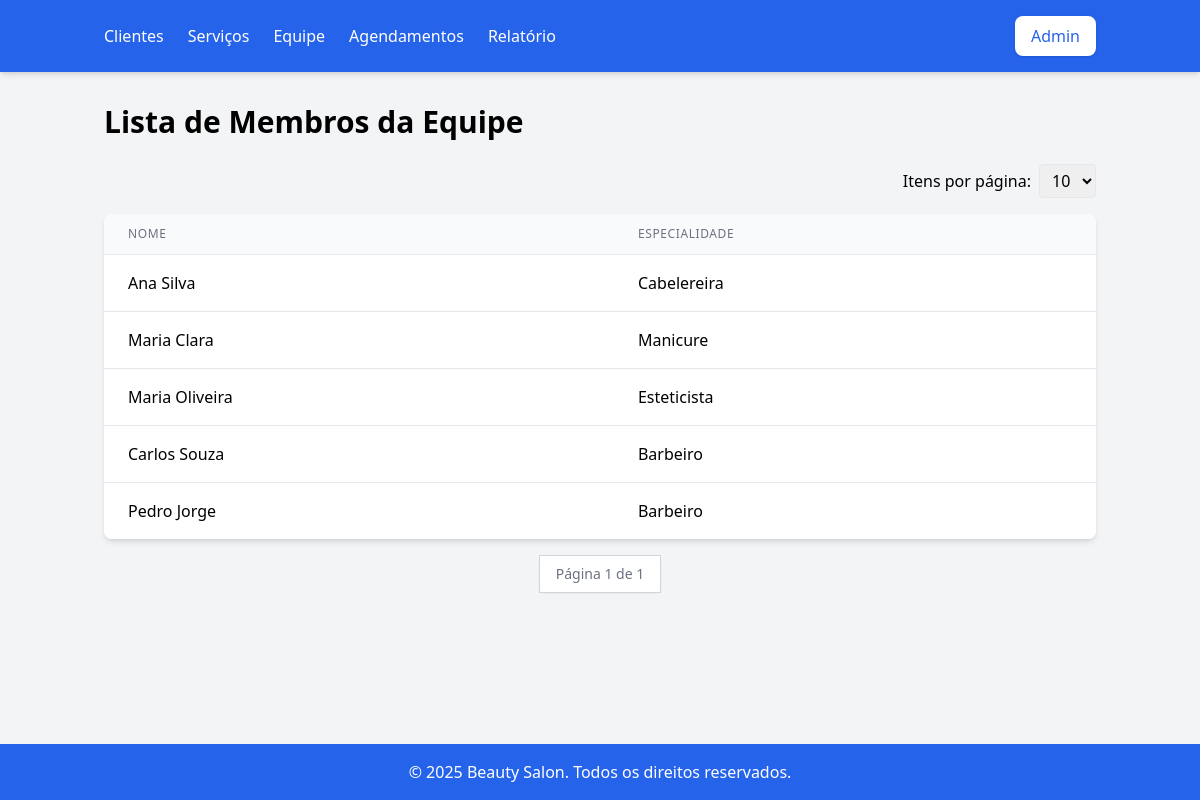
The app's page /salon/team/ with its own data.
### salon/models.py (models this page shows, shortened)
class TeamMember(models.Model):
    name = models.CharField(max_length=100)
    specialty = models.CharField(max_length=100, blank=True)

### salon/views.py (the view)
# urls.py: path('team/', views.team_list, name='team_list'),
def team_list(request):
    team_members = TeamMember.objects.all()
    page_obj, page_size = paginate_queryset(request, team_members)
    return render(request, 'team_list.html', {'page_obj': page_obj, 'page_size': page_size})

### salon/views.py (called while the page is built)
def paginate_queryset(request, queryset, default_page_size=10):
    page_size = request.GET.get('page_size', default_page_size)
    try:
        page_size = int(page_size)
    except ValueError:
        page_size = default_page_size
    if page_size not in [10, 20, 50]:
        page_size = default_page_size
    paginator = Paginator(queryset, page_size)
    page_number = request.GET.get('page')
    page_obj = paginator.get_page(page_number)
    return page_obj, page_size

### salon/templates/team_list.html (shortened to what this page needs)
{% extends 'base.html' %}
{% block content %}
<h1 class="text-3xl font-bold mb-6 text-center md:text-left">Lista de Membros da Equipe</h1>
<div class="flex justify-end mb-4">
    <form method="get" class="flex items-center">
        <label for="page_size" class="mr-2">Itens por página:</label>
        <select name="page_size" id="page_size" class="px-2 py-1 border rounded" onchange="this.form.submit()">
            <option value="10" {% if page_size == 10 %}selected{% endif %}>10</option>
        </select>
    </form>
</div>
<div class="bg-white shadow-md rounded-lg overflow-hidden">
    <table class="min-w-full divide-y divide-gray-200">
        <thead class="bg-gray-50">
            <tr>
                <th class="px-6 py-3 text-left text-xs font-medium text-gray-500 uppercase tracking-wider">Nome</th>
                <th class="px-6 py-3 text-left text-xs font-medium text-gray-500 uppercase tracking-wider">Especialidade</th>
            </tr>
        </thead>
        <tbody class="bg-white divide-y divide-gray-200">
            {% for team_member in page_obj %}
                <tr>
                    <td class="px-6 py-4 whitespace-nowrap">{{ team_member.name }}</td>
                    <td class="px-6 py-4 whitespace-nowrap">{{ team_member.specialty }}</td>
                </tr>
            {% empty %}
                <tr>
                    <td colspan="2" class="px-6 py-4 text-center text-gray-500">Nenhum membro da equipe encontrado.</td>
                </tr>
            {% endfor %}
        </tbody>
    </table>
</div>
<div class="mt-4 flex justify-center">
    <div class="inline-flex rounded-md shadow-sm">
        <span class="px-4 py-2 bg-white border border-gray-300 text-sm font-medium text-gray-500">Página {{ page_obj.number }} de {{ page_obj.paginator.num_pages }}</span>
    </div>
</div>
{% endblock %}

### records on screen
TeamMember: name "Ana Silva", specialty "Cabelereira"
TeamMember: name "Maria Clara", specialty "Manicure"
TeamMember: name "Maria Oliveira", specialty "Esteticista"
TeamMember: name "Carlos Souza", specialty "Barbeiro"
TeamMember: name "Pedro Jorge", specialty "Barbeiro"

### other values on screen
{{ page_obj.number }} "1"
{{ page_obj.paginator.num_pages }} "1"
